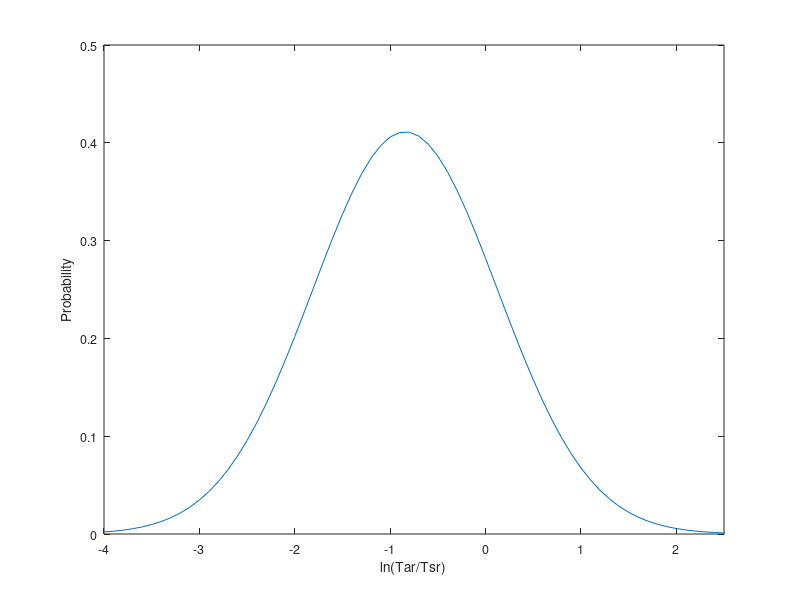
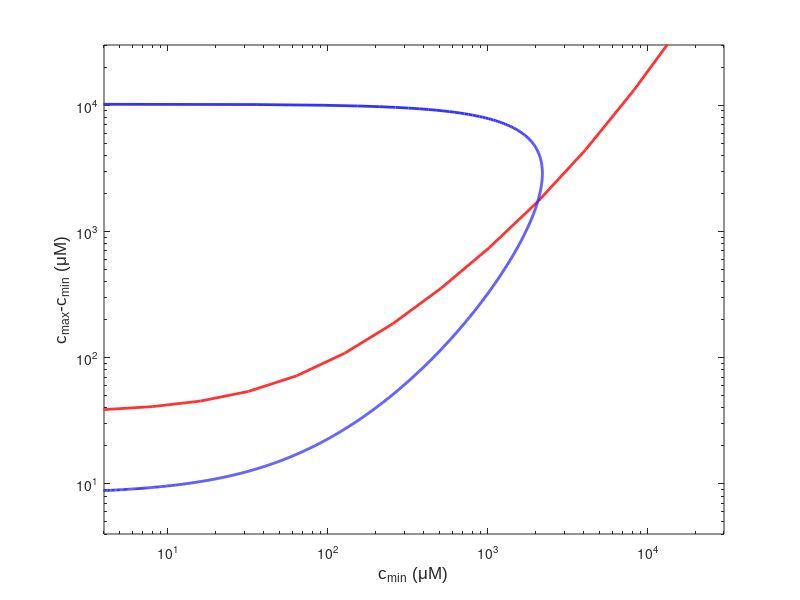

MATLAB code for these plots, in order: (Note: this script raises an error after producing the figures.)
% code for obtaining the phase diagram 

clc; clear;
%% parameters for ligand-receptor bindings 
KI1 = 18.2;		%Dissociation constant of MeAsp binding to inactive Tar, unit:uM
KA1 = 3000;     %Dissociation constant of MeAsp binding to active Tar, unit:uM
KI2 = 70;		%Dissociation constant of serine binding to inactive Tsr, unit:uM
KA2 = 1000;     %Dissociation constant of serine binding to active Tsr, unit:uM
KI3 = 1500;		%Dissociation constant of MeAsp binding to inactive Tsr, unit:uM
KA3 = 3500;     %Dissociation constant of MeAsp binding to active Tsr, unit:uM

coff_ita=10; 
cm=2000;       % loading conc. of MeAsp
gm=cm/3;       % drop of MeAsp gradient


%% parameters for log-normal distribution of Tar/Tsr
f_c= 0.1;   % f_c
mu = -0.843; 
sigma = .97; 


%% plot the log-normal distribution
xx = exp(-5:.1:5);
pdf = lognpdf(xx, mu,sigma);
figure('color','w'); 
set(gcf,'unit','centimeters','position',[10 5 4,3]);
plot(log(xx),xx.*pdf);
xlim([-4,2.5]); set(gca,'Fontsize',9); box on;
xlabel('ln(Tar/Tsr)'); ylabel('Probability');    


%%  phase diagram
r0=logninv(1-f_c,mu,sigma);
rL=logninv(f_c,mu,sigma);

% r_min = r_1
x=2.^(0:15);   % c_min
A1=(KA1-KI1)./((cm*2/3+KI1).*(cm*2/3+KA1));
A2=(KA2-KI2)./((x+KI2).*(x+KA2));
A3=(KA3-KI3)./((x+KI3).*(x+KA3));
y=r0*gm.*A1./(A2+r0.*A3);

% r_max = r_2
z=2.^(2:0.01:15);   % c_max
a1=(KA1-KI1)./((cm/3+KI1).*(cm/3+KA1));
a2=(KA2-KI2)./((z+KI2).*(z+KA2));
a3=(KA3-KI3)./((z+KI3).*(z+KA3));
yy=rL.*gm.*a1./(a2+rL.*a3);
xx=z-yy; 
xx(find(xx<0))=0.1; 

figure('color','w'); set(gcf,'unit','centimeters','position',[10 10 8 7]);
loglog(x,y,'color',[1,0.2,0.2],'linewidth',2); hold on;
loglog(xx,yy,'color',[0.2,0.2,1],'linewidth',2);
xlabel('c_m_i_n (\muM)','FontName','Arial','FontSize',12); xlim([4,30000]); xticks([10,100,1000,10000]); 
ylabel('c_m_a_x-c_m_i_n (\muM)','FontName','Arial','FontSize',12); ylim([4,30000]); box on; yticks([10,100,1000,10000]); 
ax=gca; load('MyColormaps.mat'); colormap(ax,mycmap); set(gca,'xscale','log','yscale','log','FontName','Arial','FontSize',10);


%% chemotaxis states from experiments with cells collected at OD=0.1
S1_x = [4,8,16,12000,16000]/3;  
S2_x = [32,64,128,256]/3;
S3_x = [512,1000,1500,2000,3000,4000]/3;  
S4_x = 8000/3;
scatter(S1_x,S1_x,20,'MarkerEdgeColor','k', 'MarkerFaceColor','r', 'LineWidth',1); hold on;
scatter(S2_x,S2_x,20,'MarkerEdgeColor','k', 'MarkerFaceColor','y', 'LineWidth',1); hold on;
scatter(S3_x,S3_x,20,'MarkerEdgeColor','k', 'MarkerFaceColor','b', 'LineWidth',1); hold on;
scatter(S4_x,S4_x,20,'MarkerEdgeColor','k', 'MarkerFaceColor','g', 'LineWidth',1); hold off;
